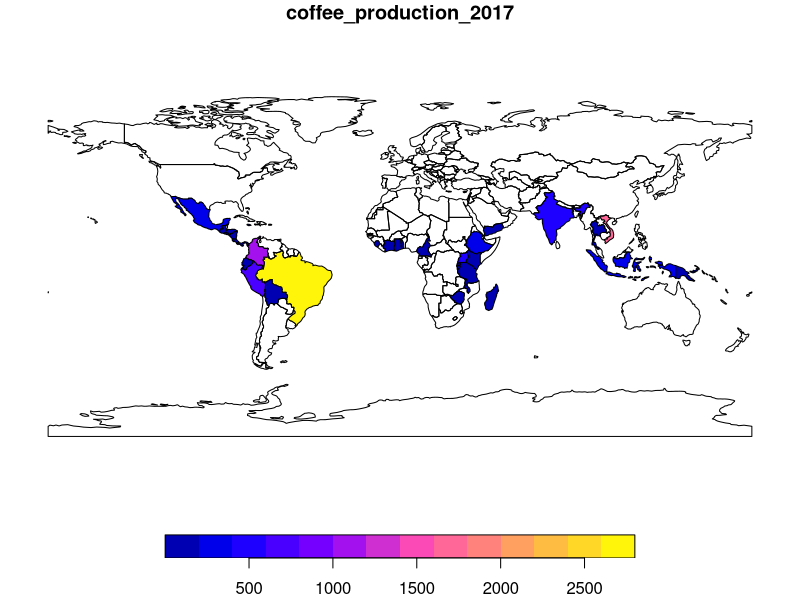
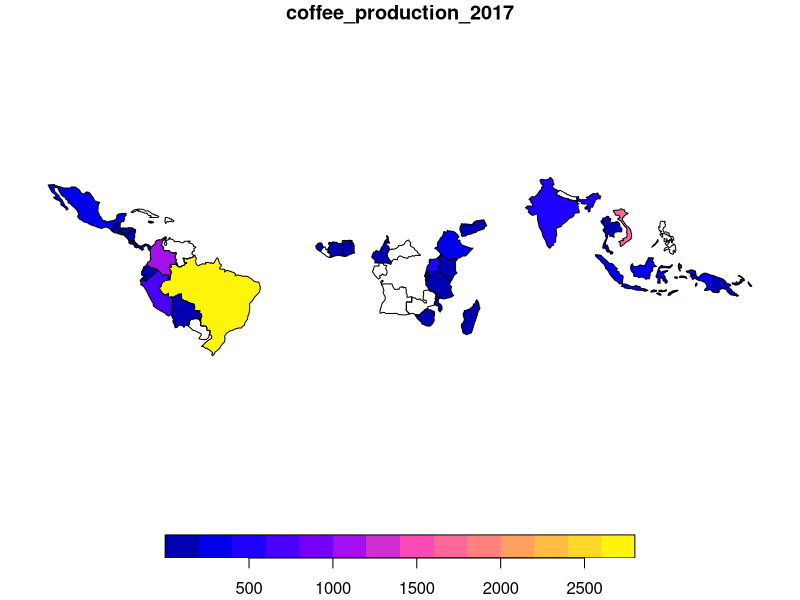
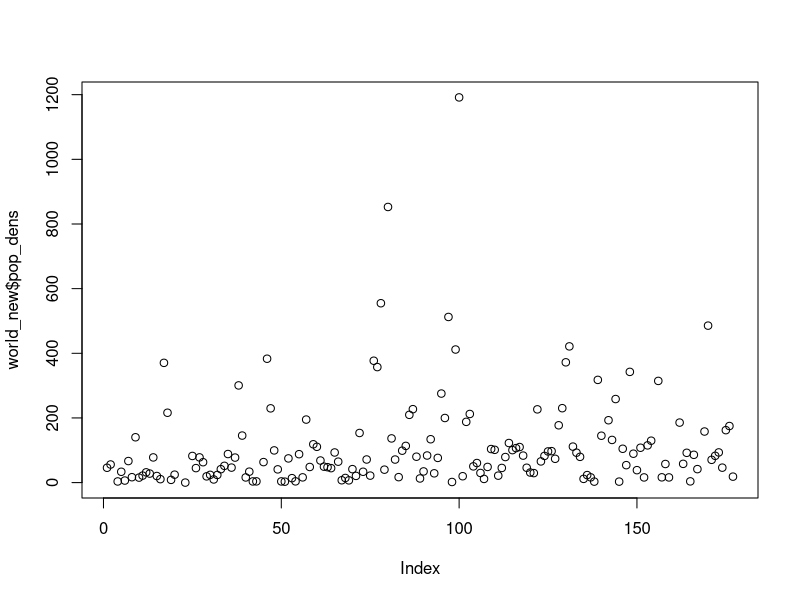

The R script that drew these images, in order:
## ---- chunk 1
library(sf)
library(raster)
library(dplyr)
library(stringr) # for working with strings (pattern matching)
library(tidyr)   # for unite() and separate()
library(spData)

world
coffee_data

world_coffee = left_join(world, coffee_data, by = "name_long")
class(world_coffee)
world_coffee

plot(world_coffee["coffee_production_2017"])

world_coffee_inner <- inner_join(world, coffee_data)
world_coffee_inner
plot(world_coffee_inner["coffee_production_2017"])
## ---- chunk 2
world_new = world # do not overwrite our original data
world_new$pop_dens = world_new$pop / world_new$area_km2
world_new
world_new$pop_dens
plot(world_new$pop_dens)

world_new2 <- world %>%
  mutate(pop_dens = pop/area_km2)

world %>% transmute(pop_dens = pop/area_km2)
world %>% transmute(pop_dens = pop/area_km2) %>% st_drop_geometry()
